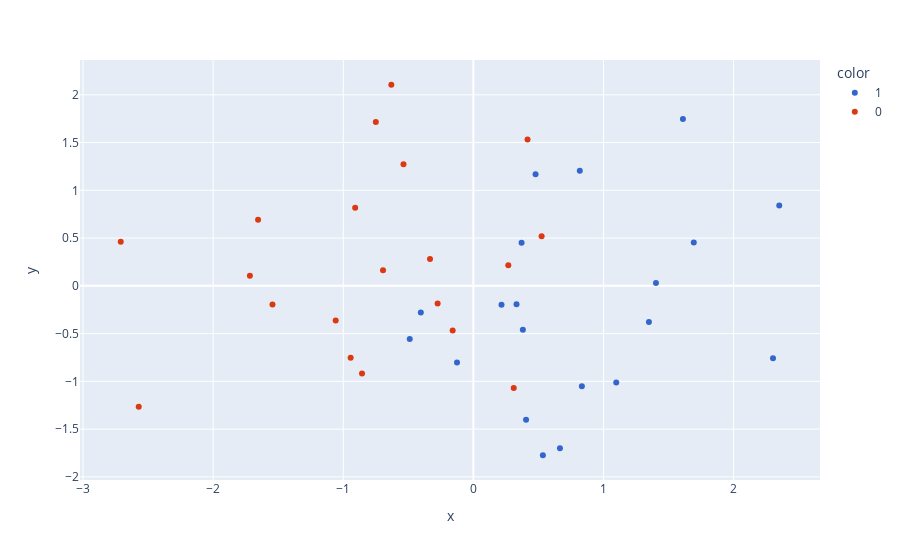

The code cell stored with this chart in its notebook:
### Markdown cell above
# Step 5 – Visualizing the 2D Projection

### Code cell
new_df['target'] = new_df['target'].astype('str')
fig = px.scatter(x=new_df['PC1'],
                 y=new_df['PC2'],
                 color=new_df['target'],
                 color_discrete_sequence=px.colors.qualitative.G10
                )

fig.show()

### Figure 1 — Plotly figure (JSON) as saved in the notebook; plotly's stock layout.template omitted (floating-point values rounded to 4 significant figures)
{"data": [{"hovertemplate": "color=1<br>x=%{x}<br>y=%{y}<extra></extra>", "legendgroup": "1", "marker": {"color": "#3366CC", "symbol": "circle"}, "mode": "markers", "name": "1", "orientation": "v", "showlegend": true, "type": "scatter", "x": [1.694, 1.349, -0.489, -0.1257, 0.3803, 1.098, -0.4038, 0.405, 0.2164, 1.403, 0.8339, 0.4779, 0.5343, 2.303, 0.3317, 0.3705, 2.351, 1.61, 0.6655, 0.8179], "xaxis": "x", "y": [0.4547, -0.3779, -0.5567, -0.8023, -0.4594, -1.012, -0.2804, -1.403, -0.1974, 0.02926, -1.052, 1.168, -1.774, -0.7576, -0.1922, 0.4512, 0.8418, 1.748, -1.7, 1.204], "yaxis": "y"}, {"hovertemplate": "color=0<br>x=%{x}<br>y=%{y}<extra></extra>", "legendgroup": "0", "marker": {"color": "#DC3912", "symbol": "circle"}, "mode": "markers", "name": "0", "orientation": "v", "showlegend": true, "type": "scatter", "x": [-1.655, -2.572, -1.544, 0.2685, -1.058, -0.7498, -0.6944, 0.4164, -1.718, -0.6305, -0.8558, -0.9086, 0.3102, 0.5245, -0.1592, -0.3333, -0.2749, -2.71, -0.9432, -0.5373], "xaxis": "x", "y": [0.6915, -1.266, -0.1946, 0.215, -0.3638, 1.716, 0.163, 1.532, 0.1059, 2.105, -0.9185, 0.817, -1.07, 0.5202, -0.4671, 0.2821, -0.1849, 0.4627, -0.752, 1.274], "yaxis": "y"}], "layout": {"legend": {"title": {"text": "color"}, "tracegroupgap": 0}, "margin": {"t": 60}, "xaxis": {"anchor": "y", "domain": [0, 1], "title": {"text": "x"}}, "yaxis": {"anchor": "x", "domain": [0, 1], "title": {"text": "y"}}}}
